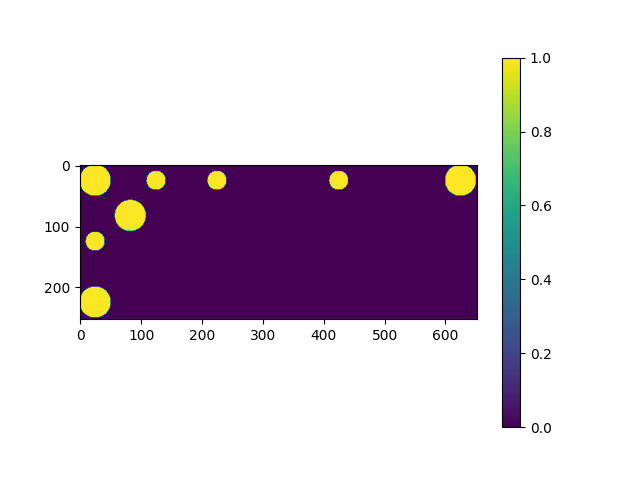

Reproduce this figure in Python.
import numpy as np
import matplotlib.pyplot as plt

# Charger l'image 2D
Circle = np.load('Circle.npy')

erosed = np.load("Traitement image/erosed.npy")

dilated = np.zeros_like(erosed)

for i in range(0, len(erosed)):
    for j in range(len(erosed[i])):
        if i != 0 and i != len(erosed) - 1 and j != 0 and j != len(erosed[i]) - 1:
            #neighbors.append(a[i+1],a[i-1],a[i][j+1],a[i][j-1],)
            neighbor = [erosed[i - 1][j], erosed[i + 1][j], erosed[i][j - 1], erosed[i][j + 1]]
            if erosed[i][j] == 1:
                dilated[i - 1][j] = 1
                dilated[i + 1][j] = 1
                dilated[i][j - 1] = 1
                dilated[i][j + 1] = 1

plt.imshow(dilated, cmap='viridis')
plt.colorbar()

plt.savefig('Traitement image/dilated.png')
np.save('Traitement image/dilated.npy', dilated)
plt.show()
